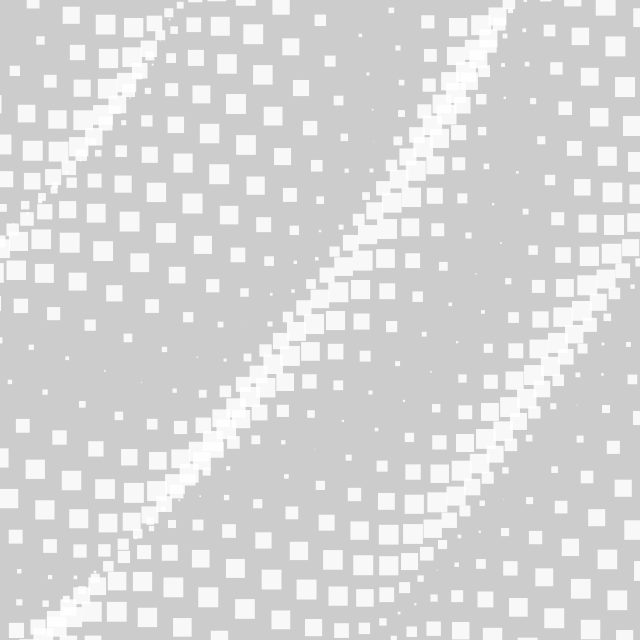
Frame 1 (no input)
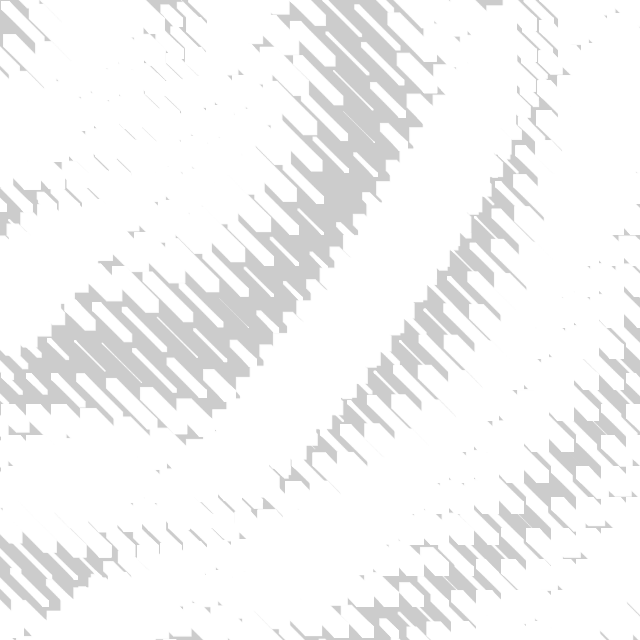
Frame 60 (the mouse pressed at the canvas centre just before this capture)
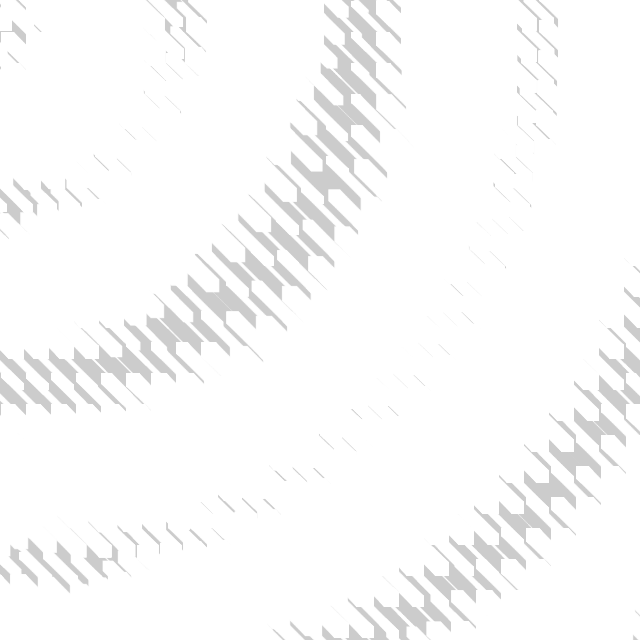
Frame 120 (the mouse held since frame 60 and released just before this capture)

The Processing sketch that drew these frames (run headless with seeded random() and noise(); from frame 60 on, the mouse is pressed at the canvas centre):

// Processing sketch: day056
// ── day056.pde
float t, p, x, y;
void setup() {
  size(640, 640);
  fill(-1, 220);
  noStroke();
}
void draw() {
  clear();
  for (x=-25; x<676; x+=25)
    for (y=-31; y<683; y+=31)
      square(x-(sin(t+(p=50*x+x+y))*24), y+(25-sin(t+p)*24), sin(PI/180*mag(y, x))*20);
  t+=PI/90;
}
